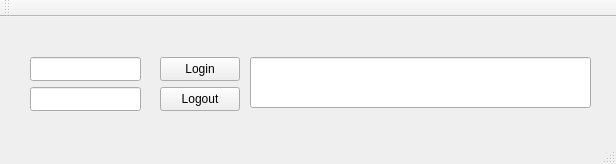
<?xml version="1.0" encoding="UTF-8"?>
<ui version="4.0">
 <class>MainWindow</class>
 <widget class="QMainWindow" name="MainWindow">
  <property name="geometry">
   <rect>
    <x>0</x>
    <y>0</y>
    <width>616</width>
    <height>164</height>
   </rect>
  </property>
  <property name="windowTitle">
   <string>MainWindow</string>
  </property>
  <widget class="QWidget" name="centralWidget">
   <widget class="QLineEdit" name="ean13">
    <property name="geometry">
     <rect>
      <x>30</x>
      <y>40</y>
      <width>111</width>
      <height>24</height>
     </rect>
    </property>
   </widget>
   <widget class="QPushButton" name="logginbtn">
    <property name="geometry">
     <rect>
      <x>160</x>
      <y>40</y>
      <width>80</width>
      <height>24</height>
     </rect>
    </property>
    <property name="text">
     <string>Login</string>
    </property>
   </widget>
   <widget class="QPushButton" name="logoutbtn">
    <property name="geometry">
     <rect>
      <x>160</x>
      <y>70</y>
      <width>80</width>
      <height>24</height>
     </rect>
    </property>
    <property name="text">
     <string>Logout</string>
    </property>
   </widget>
   <widget class="QLineEdit" name="lineEdit">
    <property name="geometry">
     <rect>
      <x>250</x>
      <y>40</y>
      <width>341</width>
      <height>51</height>
     </rect>
    </property>
    <property name="font">
     <font>
      <pointsize>14</pointsize>
      <weight>75</weight>
      <bold>true</bold>
     </font>
    </property>
    <property name="text">
     <string/>
    </property>
   </widget>
   <widget class="QLineEdit" name="pass">
    <property name="geometry">
     <rect>
      <x>30</x>
      <y>70</y>
      <width>111</width>
      <height>24</height>
     </rect>
    </property>
   </widget>
  </widget>
  <widget class="QMenuBar" name="menuBar">
   <property name="geometry">
    <rect>
     <x>0</x>
     <y>0</y>
     <width>616</width>
     <height>22</height>
    </rect>
   </property>
  </widget>
  <widget class="QToolBar" name="mainToolBar">
   <attribute name="toolBarArea">
    <enum>TopToolBarArea</enum>
   </attribute>
   <attribute name="toolBarBreak">
    <bool>false</bool>
   </attribute>
  </widget>
  <widget class="QStatusBar" name="statusBar"/>
 </widget>
 <layoutdefault spacing="6" margin="11"/>
 <resources/>
 <connections/>
</ui>
